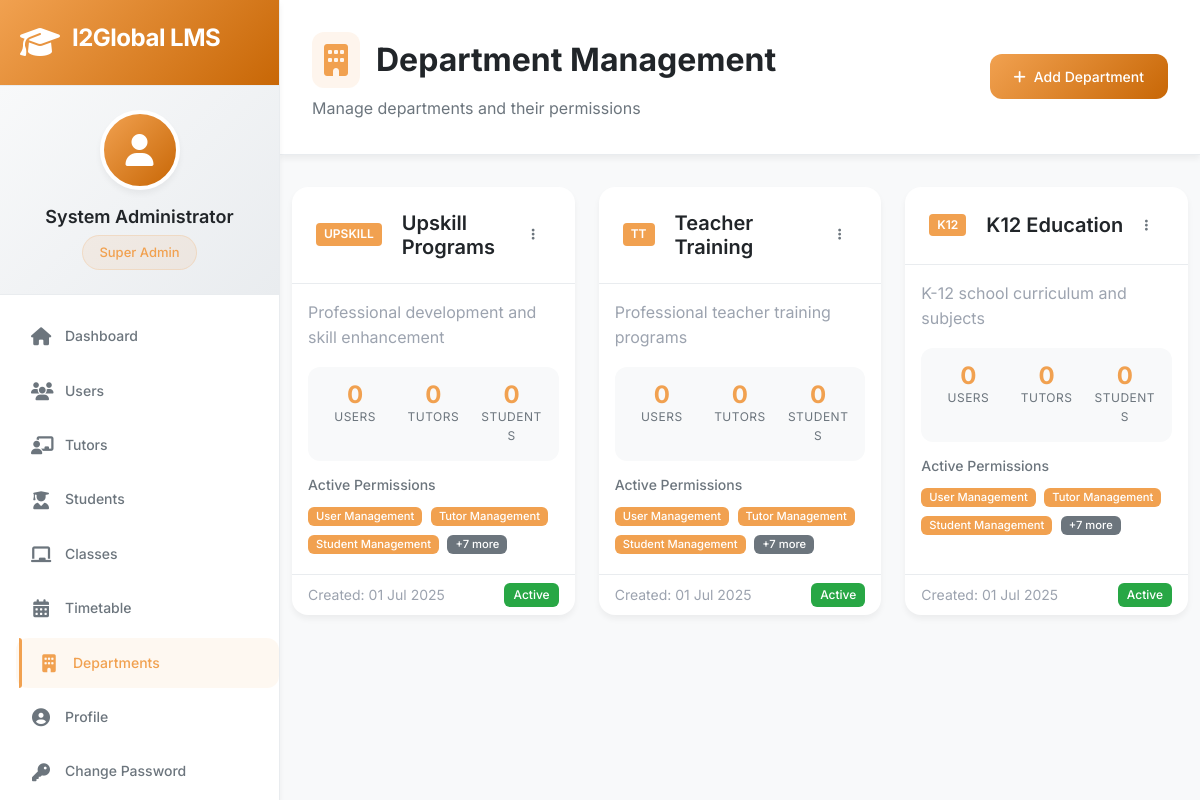
/admin/departments (signed in), run on an earlier commit of the app's database.
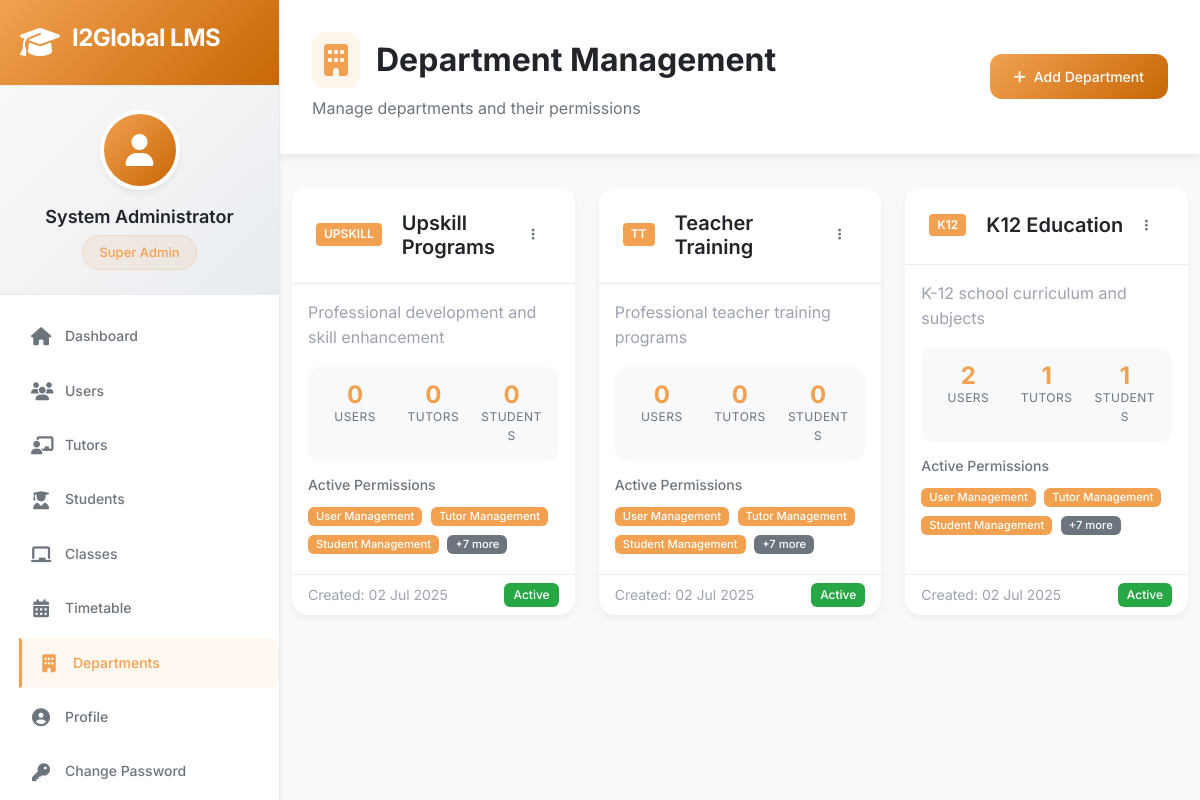
And on a later commit of the database.
### app/models/department.py (models this page shows, shortened)
class Department(db.Model):
    __tablename__ = 'departments'
    id = db.Column(db.Integer, primary_key=True)
    name = db.Column(db.String(50), unique=True, nullable=False)
    code = db.Column(db.String(10), unique=True, nullable=False)  # K12, TT, UPSKILL
    description = db.Column(db.Text)
    permissions = db.Column(db.Text)  # JSON string of permissions
    is_active = db.Column(db.Boolean, default=True)
    created_at = db.Column(db.DateTime, default=datetime.utcnow)
    created_by = db.Column(db.Integer, db.ForeignKey('users.id'))
    settings = db.Column(db.Text)  # JSON string for department-specific settings
    def get_permissions(self):
        if self.permissions:
            try:
                return json.loads(self.permissions)
            except:
                return []
        return []
    def get_user_count(self):
        from app.models.user import User
        return User.query.filter_by(department_id=self.id, is_active=True).count()
    def get_tutor_count(self):
        from app.models.user import User
        return User.query.filter_by(
            department_id=self.id,
            role='tutor',
            is_active=True
        ).count()
    def get_student_count(self):
        from app.models.student import Student
        return Student.query.filter_by(
            department_id=self.id,
            is_active=True
        ).count()

### app/routes/admin.py (the view)
@bp.route('/departments')
@login_required
@admin_required
def departments():
    departments = Department.query.order_by(Department.created_at.desc()).all()
    return render_template('admin/departments.html', departments=departments)

### app/models/user.py (called while the page is built, shortened)
@login.user_loader
def load_user(user_id):
    return User.query.get(int(user_id))

    def has_permission(self, permission):
        if self.role == 'superadmin':
            return True

    def get_role_display(self):
        role_map = {
            'superadmin': 'Super Admin',
            'admin': 'Admin',
            'coordinator': 'Coordinator',
            'tutor': 'Tutor'
        }
        return role_map.get(self.role, self.role.title())

### app/routes/admin.py (called while the page is built)
def admin_required(f):
    @wraps(f)
    def decorated_function(*args, **kwargs):
        if current_user.role not in ['superadmin', 'admin', 'coordinator']:
            flash('Access denied. Insufficient permissions.', 'error')
            return redirect(url_for('dashboard.index'))
        return f(*args, **kwargs)
    return decorated_function

### app/templates/admin/departments.html (shortened to what the changed rows need)
{% extends "base.html" %}
{% block content %}
<div class="page-header">
    <div class="d-flex justify-content-between align-items-center">
        <div>
            <h1 class="page-title">
                <i class="fas fa-building"></i>
                Department Management
            </h1>
        </div>
    </div>
</div>
<div class="container-fluid">
    <div class="row g-4">
        {% for department in departments %}
        <div class="col-lg-4 col-md-6">
            <div class="card department-card h-100">
                <div class="card-header">
                    <div class="d-flex justify-content-between align-items-center">
                        <h5 class="card-title mb-0">
                            <span class="dept-code">{{ department.code }}</span>
                            {{ department.name }}
                        </h5>
                        <div class="dropdown">
                            <button class="btn btn-sm btn-outline-secondary" type="button"
                                    data-bs-toggle="dropdown" aria-expanded="false">
                                <i class="fas fa-ellipsis-v"></i>
                            </button>
                        </div>
                    </div>
                </div>
                <div class="card-body">
                    <p class="text-muted mb-3">{{ department.description or 'No description available' }}</p>
                    <div class="dept-stats">
                        <div class="row g-3">
                            <div class="col-4">
                                <div class="stat-item">
                                    <div class="stat-value">{{ department.get_user_count() }}</div>
                                    <div class="stat-label">Users</div>
                                </div>
                            </div>
                            <div class="col-4">
                                <div class="stat-item">
                                    <div class="stat-value">{{ department.get_tutor_count() }}</div>
                                    <div class="stat-label">Tutors</div>
                                </div>
                            </div>
                            <div class="col-4">
                                <div class="stat-item">
                                    <div class="stat-value">{{ department.get_student_count() }}</div>
                                    <div class="stat-label">Students</div>
                                </div>
                            </div>
                        </div>
                    </div>
                    <div class="permissions-preview mt-3">
                        <h6 class="mb-2">Active Permissions</h6>
                        <div class="permission-tags">
                            {% for permission in department.get_permissions()[:3] %}
                            <span class="badge badge-primary me-1 mb-1">{{ permission|replace('_', ' ')|title }}</span>
                            {% endfor %}
                            {% if department.get_permissions()|length > 3 %}
                            <span class="badge badge-secondary">+{{ department.get_permissions()|length - 3 }} more</span>
                            {% endif %}
                        </div>
                    </div>
                </div>
                <div class="card-footer">
                    <div class="d-flex justify-content-between align-items-center">
                        <small class="text-muted">
                            Created: {{ department.created_at.strftime('%d %b %Y') if department.created_at else 'N/A' }}
                        </small>
                        <span class="badge badge-{{ 'success' if department.is_active else 'danger' }}">
                            {{ 'Active' if department.is_active else 'Inactive' }}
                        </span>
                    </div>
                </div>
            </div>
        </div>
        {% endfor %}
    </div>
</div>
{% endblock %}

What changed in the data, as far as the page shows it:
changed Department "Upskill Programs": created_at "01 Jul 2025" → "02 Jul 2025"
changed Department "Teacher Training": created_at "01 Jul 2025" → "02 Jul 2025"
changed Department "K12 Education": get_user_count "0" → "2"; get_tutor_count "0" → "1"; get_student_count "0" → "1"; created_at "01 Jul 2025" → "02 Jul 2025"
